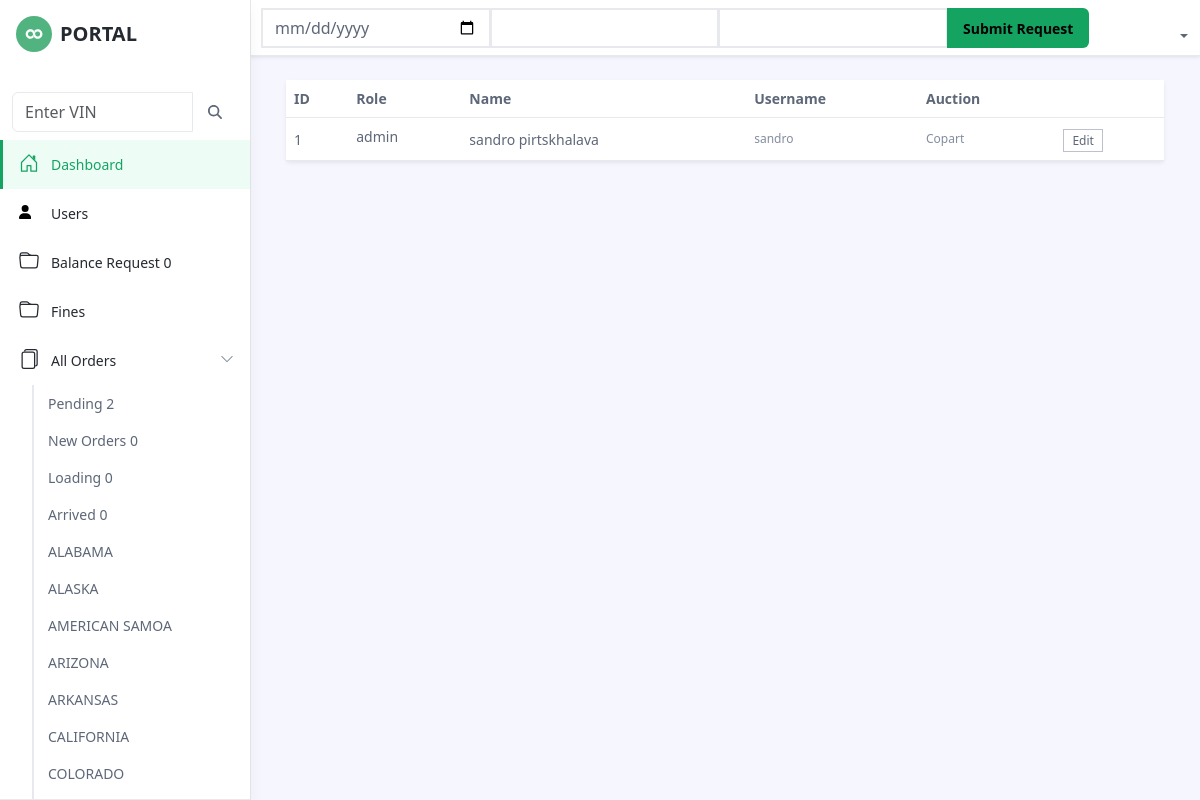
Page /pages/buyer.php (signed in) on the committed database.
### tables this page shows
CREATE TABLE `buyers` (
  `id` int(11) NOT NULL,
  `user_id` int(11) NOT NULL,
  `code` int(11) NOT NULL,
  `auction` text NOT NULL
);

CREATE TABLE `users` (
  `id` int(11) NOT NULL,
  `role` enum('dealer','admin','accountant') NOT NULL,
  `username` varchar(255) NOT NULL,
  `password` varchar(255) NOT NULL,
  `name` varchar(255) NOT NULL,
  `phone` varchar(50) DEFAULT NULL,
  `pbalance` decimal(10,0) DEFAULT NULL,
  `nbalance` double DEFAULT NULL
);

### pages/buyer.php (the view, shortened to what this page needs)
<?php
if (isset($_SESSION["username"]) && isset($_SESSION["id"])) { ?>
<!DOCTYPE html>
<html>
<head>
    <link id="theme-style" rel="stylesheet" href="assets/css/portal.css">
</head>
<body class="app">
    <header class="app-header fixed-top">
        <div class="app-header-inner">
	        <div class="container-fluid py-2">
		        <div class="app-header-content">
		            <div class="row justify-content-between align-items-center">
				    <div class="col-auto">
						<?php include "../add_balance.php";?>
				    </div>
		            <div class="app-utilities col-auto">
					<?php
                   include "../balance.php";
                   ?>
		            </div>
		        </div>
	            </div>
	        </div>
        </div>
        <div id="app-sidepanel" class="app-sidepanel">
	        <div class="sidepanel-inner d-flex flex-column">
		        <div class="app-branding">
		            <a class="app-logo" href="/"><img class="logo-icon me-2" src="assets/images/app-logo.svg" alt="logo"><span class="logo-text">PORTAL</span></a>
		        </div>
			    <?php include "../sidebar.php"; ?>
	        </div>
	    </div>
    </header>
    <div class="app-wrapper">
	    <div class="app-content pt-3 p-md-3 p-lg-4">
		    <div class="container-xl">
			    <div class="row g-4 mb-4">
				<div class="tab-content" id="orders-table-tab-content">
			        <div class="tab-pane fade show active" id="orders-all" role="tabpanel" aria-labelledby="orders-all-tab">
					    <div class="app-card app-card-orders-table shadow-sm mb-5">
						    <div class="app-card-body">
							    <div class="table-responsive">
							        <table class="table app-table-hover mb-0 text-left">
										<thead>
											<tr>
												<th class="cell">ID</th>
												<th class="cell">Role</th>
												<th class="cell">Name</th>
												<th class="cell">Username</th>
												<th class="cell">Auction</th>
												<th class="cell"></th>
											</tr>
										</thead>
										<tbody>
										<?php
                                 $sql = "SELECT users.*, buyers.*
								 FROM users
								 INNER JOIN buyers
								 ON users.id = buyers.user_id";
                                 $result = mysqli_query($conn, $sql);
                                 while ($row = mysqli_fetch_array($result)) { ?>
											<tr>
												<td class="cell"><?php echo $row["id"]; ?></td>
												<td class="cell"><span class="truncate"><?php echo $row["role"]; ?></span></td>
												<td class="cell"><?php echo $row["name"]; ?></td>
												<td class="cell"><span class="note"><?php echo $row["username"]; ?></span></td>
												<td class="cell"><span class="note"><?php echo $row["auction"]; ?></span></td>
												<td class="cell"><a class="btn-sm app-btn-secondary" id="edit_buyer" href="#">Edit</a></td>
											</tr>
										<?php }
                                           ?>
										</tbody>
									</table>
						        </div>
						    </div>
						</div>
			        </div>
				</div>
		    </div>
	    </div>
    </div>
</body>
</html>
<?php } else {header("Location: ../index.php");} ?>

### rows in the picture
buyers: id "1", user.role "admin", user.name "sandro pirtskhalava", user.username "sandro", auction "Copart"

### other values in the picture
$row[0] "0"
$row[0] "2 0 0 0"
$value "ALABAMA"
$value "ALASKA"
$value "AMERICAN SAMOA"
$value "ARIZONA"
$value "ARKANSAS"
$value "CALIFORNIA"
$value "COLORADO"
